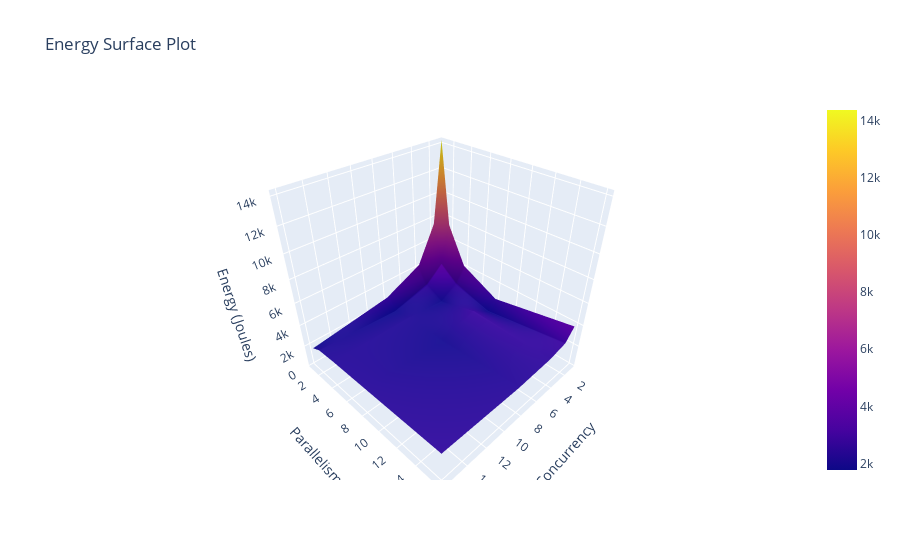

Source (notebook cell):
### Code cell
pivot_table_energy = df.pivot_table(index='parallelism', columns='concurrency', values='energy')
pivot_table_throughput = df.pivot_table(index='parallelism', columns='concurrency', values='throughput')

# Plotting energy
fig_energy = go.Figure(data=[go.Surface(z=pivot_table_energy.values, x=pivot_table_energy.columns, y=pivot_table_energy.index)])
fig_energy.update_layout(title='Energy Surface Plot', scene=dict(xaxis_title='Concurrency', yaxis_title='Parallelism', zaxis_title='Energy (Joules)',zaxis=dict(range=[-100, df['energy'].max()])))
import plotly.io as pio
# pio.write_html(fig_energy, 'fig_energy.html')
fig_energy.show()

### Figure 1 — Plotly figure (JSON) as saved in the notebook; plotly's stock layout.template omitted (floating-point values rounded to 4 significant figures)
{"data": [{"type": "surface", "x": [1, 2, 4, 8, 16], "y": [1, 2, 4, 8, 16], "z": [[14380.0, 7558.0, 4308.0, 2741.0, 1779.0], [7469.0, 4132.0, 2657.0, 1774.0, 2164.0], [4237.0, 2772.0, 1789.0, 2175.0, 2269.0], [2590.0, 1793.0, 2796.0, 1884.0, 2351.0], [3902.0, 2860.0, 2512.0, 2352.0, 2522.0]]}], "layout": {"autosize": true, "scene": {"aspectmode": "auto", "aspectratio": {"x": 1, "y": 1, "z": 1}, "xaxis": {"title": {"text": "Concurrency"}, "type": "linear"}, "yaxis": {"title": {"text": "Parallelism"}, "type": "linear"}, "zaxis": {"range": [-100, 14380.0], "title": {"text": "Energy (Joules)"}, "type": "linear"}}, "title": {"text": "Energy Surface Plot"}}}
